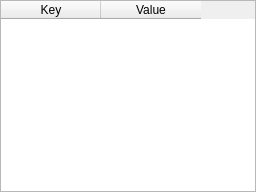
<?xml version="1.0" encoding="UTF-8"?>
<ui version="4.0">
 <class>ScrollableTable</class>
 <widget class="QWidget" name="wdg_scrollable_table">
  <layout class="QVBoxLayout" name="verticalLayout">
   <property name="leftMargin">
    <number>0</number>
   </property>
   <property name="topMargin">
    <number>0</number>
   </property>
   <property name="rightMargin">
    <number>0</number>
   </property>
   <property name="bottomMargin">
    <number>0</number>
   </property>
   <item>
    <widget class="QTableWidget" name="tbw_content">
     <property name="editTriggers">
      <set>QAbstractItemView::EditTrigger::NoEditTriggers</set>
     </property>
     <property name="selectionMode">
      <enum>QAbstractItemView::SelectionMode::SingleSelection</enum>
     </property>
     <column>
      <property name="text">
       <string>Key</string>
      </property>
     </column>
     <column>
      <property name="text">
       <string>Value</string>
      </property>
     </column>
    </widget>
   </item>
  </layout>
 </widget>
 <resources/>
 <connections/>
</ui>
